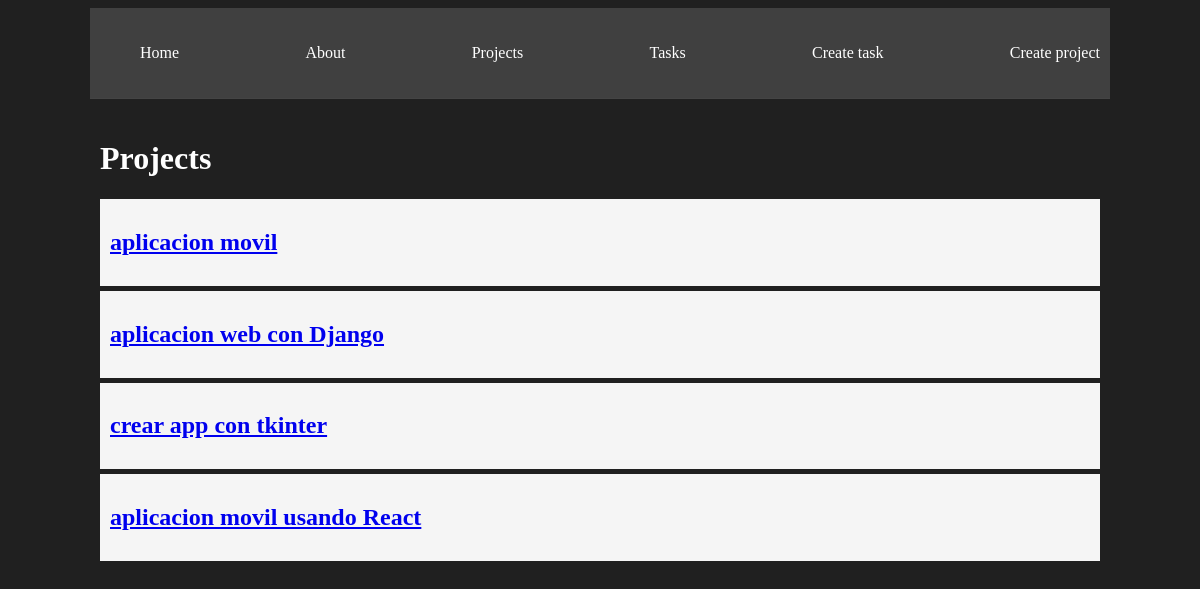
The app's page /projects/, older data.
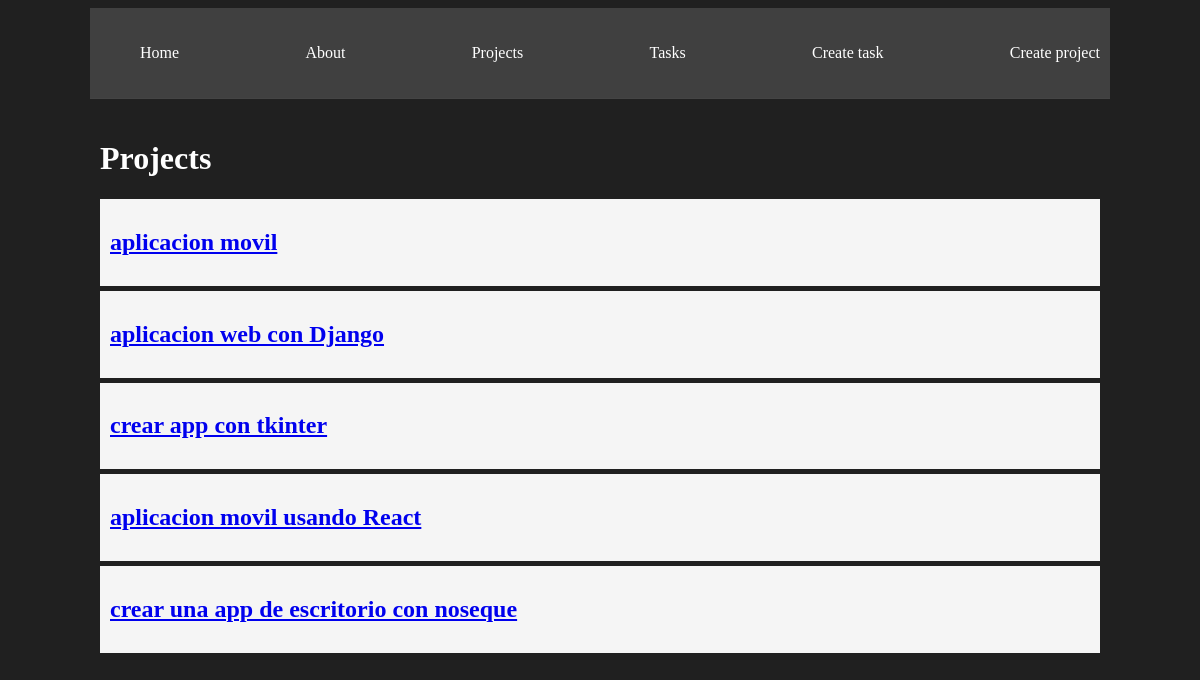
The same page, newer data.
### miapp/models.py (models this page shows, shortened)
class Project(models.Model):    # equivale a tabla
    name = models.CharField(max_length=200)

### miapp/views.py (the view)
# urls.py: path('projects/', views.projects, name='projects'),
def projects(request):
    projects = Project.objects.all()    # devuelve todos los objetos de la tabla Project
    return render(request, 'projects/projects.html', {'projects': projects})    # renderiza el template projects.html y le pasa la variable projects

### miapp/templates/projects/projects.html
{%extends "layouts/base.html" %}
{% block content %}
<h1>Projects</h1>
{% for project in projects %}
    <article class="card">
        <a href="{% url 'project_detail' project.id %}">
            <h2>{{ project.name }}</h2>
        </a>
    </article>
{% endfor %}
{% endblock %}

Row changes from the older to the newer data that the page shows:
added Project: name "crear una app de escritorio con noseque"
